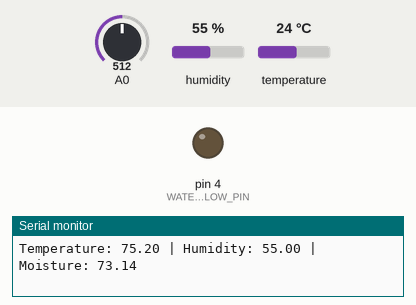
This sketch was run on a simulated Arduino Uno, built with avr-gcc and run on an emulated ATmega328P. Parts: output pins drawn as LEDs (lit = HIGH), the last lines printed to the serial monitor. Wiring (inferred from the names in the program): DHT11 sensor: data pin 2. The inputs (shaded band) are chosen by the test bench; at power-on: A0 = 512, humidity 55 %, temperature 24 °C. Pins used as bus, display or sensor lines are not drawn.

Above: at 1.2 s.
1.3 s: A0 set to 292
4.3 s: A0 set to 271
At 5.6 s:
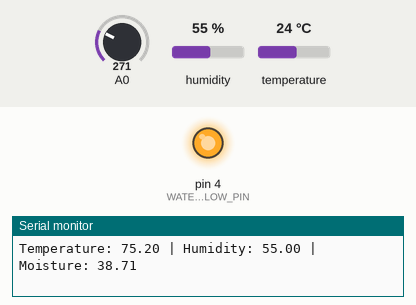
8.8 s: A0 set to 306
At 9.7 s:
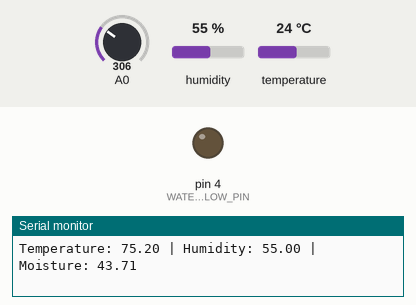
11.8 s: A0 set to 122
At 13.0 s:
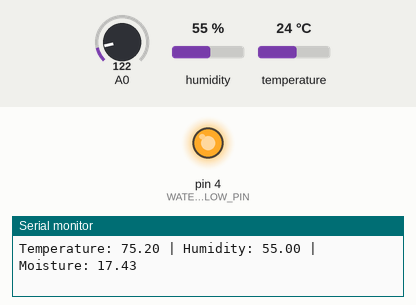
Timing chart, 0 to 14.8 s (numbered marks = the images above; inputs shaded):
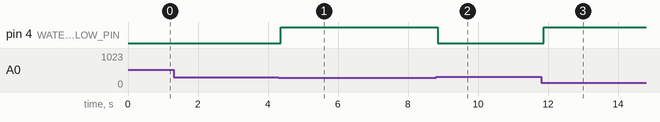

The sketch:

garden.ino
```cpp
/**
 * \file garden.ino
 * \brief This is the garden. It handles reading sensors and opening the water value when needed
 */

#include <Wire.h>

#include "moisture.h"
#include "dht.h"

//////////////////
// DIGITAL PINS //
//////////////////
#define TEMP_HUMID_PIN 2
#define WATER_FLOW_PIN 4
#define WATER_FLOW_POWER 7

/////////////////
// ANALOG PINS //
/////////////////
#define MOISTURE_PIN 0

// Define sensors
dht TempHumid;
moisture Moisture;

// Initialize sensor readings
double temperature = 0.0;
double humidity = 0.0;
double moisture = 0.0;

/**
 * \brief Initializes sensors, water flow relay, and i2c communication
 */
void setup() {
  Serial.begin(9600);

  // Initialize the Temperature and Humidity sensors
  Serial.println("Initializing...");
  Serial.print("Temperature and Humidity...");
  int chk = TempHumid.read11(TEMP_HUMID_PIN);
  if (chk == DHTLIB_OK)
    Serial.println("OK!");
  else
    Serial.println("ERROR!");

  // Initialize water flow signal and relay
  Serial.print("Water Flow Signal...");
  pinMode(WATER_FLOW_PIN, OUTPUT);
  Serial.println("OK!");

  Serial.print("Water Flow Relay...");
  pinMode(WATER_FLOW_POWER, OUTPUT);
  Serial.println("OK!");

  // Initialize i2c communication with WiFi Module
  Serial.print("WiFi Module...");
  Wire.begin(17);
  Wire.onRequest(sendReadings);
  Serial.println("OK!");
}

/**
 * \brief Gets sensor readings and turn on water flow based on predefined threshold
 */
void loop() {
  // Update sensors
  TempHumid.read11(TEMP_HUMID_PIN);
  Moisture.read(MOISTURE_PIN);

  readSensors(temperature, humidity, moisture);

  if (moisture <= 40)
    waterFlow(true);
  else
    waterFlow(false);
}

/**
 * \brief A toggle for the water flow. It is either on or off.
 */
void waterFlow(boolean flow) {
  if (flow == true)
    digitalWrite(WATER_FLOW_PIN, HIGH);
  else
    digitalWrite(WATER_FLOW_PIN, LOW);
}

/**
 * \brief Reads the current sensor readings and prints out the result
 */
void readSensors(double &_temperature, double &_humidity, double &_moisture) {
  _temperature = celsiusToFahrenheit(TempHumid.temperature);
  _humidity = TempHumid.humidity;
  _moisture = Moisture.moisture;

  printSensors(_temperature, _humidity, _moisture);
}

/**
 * \brief A function that is called when bytes are requested from the WiFi module through i2c
 */
void sendReadings(){
  i2cSend(temperature);
  i2cSend(humidity);
  i2cSend(moisture);
}

/**
 * \brief A helper function that sends sensor readings to the WiFi Module through i2c
 *
 * i2c sends data a byte at a time and the data type cannot be double or float,
 * so bit and decimal manipulation is needed. The sensor readings are multipled by 100
 * and is sent as an int with a length of 2 bytes. The first write is the high byte
 * of the readings. The second write is the low byte of the readings. The sensor readings
 * are divided by 100.0 by the WiFi Module to get the original result.
 */
void i2cSend(double reading){
  int toSend = reading * 100;

  byte toSendHigh = highByte(toSend);
  byte toSendLow = lowByte(toSend);

  Wire.write(toSendHigh);
  Wire.write(toSendLow);
}

/**
 * \brief A helper function that converts celsius to fahrenheit
 *
 * @return A the fahrenheit conversion of the temperature
 */
double celsiusToFahrenheit(double celsius){
  return celsius * 9 / 5 + 32;
}

/**
 * \brief Prints the temperature, humidity, and moisture sensor readings for debugging purposes
 */
void printSensors(double &_temperature, double &_humidity, double &_moisture){
  Serial.print("Temperature: ");
  Serial.print(_temperature);
  Serial.print(" | Humidity: ");
  Serial.print(_humidity);
  Serial.print(" | Moisture: ");
  Serial.println(_moisture);
}
```

dht.cpp
```cpp
//
//    FILE: dht.cpp
//  AUTHOR: Rob Tillaart
// VERSION: 0.1.22
// PURPOSE: DHT Temperature & Humidity Sensor library for Arduino
//     URL: http://arduino.cc/playground/Main/DHTLib
//
// HISTORY:
// 0.1.22 undo delayMicroseconds() for wakeups larger than 8
// 0.1.21 replace delay with delayMicroseconds() + small fix
// 0.1.20 Reduce footprint by using uint8_t as error codes. (thanks to chaveiro)
// 0.1.19 masking error for DHT11 - FIXED (thanks Richard for noticing)
// 0.1.18 version 1.16/17 broke the DHT11 - FIXED
// 0.1.17 replaced micros() with adaptive loopcount
//        removed DHTLIB_INVALID_VALUE
//        added  DHTLIB_ERROR_CONNECT
//        added  DHTLIB_ERROR_ACK_L  DHTLIB_ERROR_ACK_H
// 0.1.16 masking unused bits (less errors); refactored bits[]
// 0.1.15 reduced # micros calls 2->1 in inner loop.
// 0.1.14 replace digital read with faster (~3x) code => more robust low MHz machines.
//
// 0.1.13 fix negative temperature
// 0.1.12 support DHT33 and DHT44 initial version
// 0.1.11 renamed DHTLIB_TIMEOUT
// 0.1.10 optimized faster WAKEUP + TIMEOUT
// 0.1.09 optimize size: timeout check + use of mask
// 0.1.08 added formula for timeout based upon clockspeed
// 0.1.07 added support for DHT21
// 0.1.06 minimize footprint (2012-12-27)
// 0.1.05 fixed negative temperature bug (thanks to Roseman)
// 0.1.04 improved readability of code using DHTLIB_OK in code
// 0.1.03 added error values for temp and humidity when read failed
// 0.1.02 added error codes
// 0.1.01 added support for Arduino 1.0, fixed typos (31/12/2011)
// 0.1.00 by Rob Tillaart (01/04/2011)
//
// inspired by DHT11 library
//
// Released to the public domain
//

#include "dht.h"

/////////////////////////////////////////////////////
//
// PUBLIC
//

int8_t dht::read11(uint8_t pin)
{
    // READ VALUES
    int8_t result = _readSensor(pin, DHTLIB_DHT11_WAKEUP, DHTLIB_DHT11_LEADING_ZEROS);

    // these bits are always zero, masking them reduces errors.
    bits[0] &= 0x7F;
    bits[2] &= 0x7F;

    // CONVERT AND STORE
    humidity    = bits[0];  // bits[1] == 0;
    temperature = bits[2];  // bits[3] == 0;

    // TEST CHECKSUM
    // bits[1] && bits[3] both 0
    uint8_t sum = bits[0] + bits[2];
    if (bits[4] != sum)
    {
        return DHTLIB_ERROR_CHECKSUM;
    }
    return result;
}

int8_t dht::read(uint8_t pin)
{
    // READ VALUES
    int8_t result = _readSensor(pin, DHTLIB_DHT_WAKEUP, DHTLIB_DHT_LEADING_ZEROS);

    // these bits are always zero, masking them reduces errors.
    bits[0] &= 0x03;
    bits[2] &= 0x83;

    // CONVERT AND STORE
    humidity = (bits[0]*256 + bits[1]) * 0.1;
    temperature = ((bits[2] & 0x7F)*256 + bits[3]) * 0.1;
    if (bits[2] & 0x80)  // negative temperature
    {
        temperature = -temperature;
    }

    // TEST CHECKSUM
    uint8_t sum = bits[0] + bits[1] + bits[2] + bits[3];
    if (bits[4] != sum)
    {
        return DHTLIB_ERROR_CHECKSUM;
    }
    return result;
}

/////////////////////////////////////////////////////
//
// PRIVATE
//

int8_t dht::_readSensor(uint8_t pin, uint8_t wakeupDelay, uint8_t leadingZeroBits)
{
    // INIT BUFFERVAR TO RECEIVE DATA
    uint8_t mask = 128;
    uint8_t idx = 0;

    uint8_t data = 0;
    uint8_t state = LOW;
    uint8_t pstate = LOW;
    uint16_t zeroLoop = DHTLIB_TIMEOUT;
    uint16_t delta = 0;

    leadingZeroBits = 40 - leadingZeroBits; // reverse counting...

    // replace digitalRead() with Direct Port Reads.
    // reduces footprint ~100 bytes => portability issue?
    // direct port read is about 3x faster
    uint8_t bit = digitalPinToBitMask(pin);
    uint8_t port = digitalPinToPort(pin);
    volatile uint8_t *PIR = portInputRegister(port);

    // REQUEST SAMPLE
    pinMode(pin, OUTPUT);
    digitalWrite(pin, LOW); // T-be
    if (wakeupDelay > 8) delay(wakeupDelay);
    else delayMicroseconds(wakeupDelay * 1000UL);
    digitalWrite(pin, HIGH); // T-go
    pinMode(pin, INPUT);

    uint16_t loopCount = DHTLIB_TIMEOUT * 2;  // 200uSec max
    // while(digitalRead(pin) == HIGH)
    while ((*PIR & bit) != LOW )
    {
        if (--loopCount == 0) return DHTLIB_ERROR_CONNECT;
    }

    // GET ACKNOWLEDGE or TIMEOUT
    loopCount = DHTLIB_TIMEOUT;
    // while(digitalRead(pin) == LOW)
    while ((*PIR & bit) == LOW )  // T-rel
    {
        if (--loopCount == 0) return DHTLIB_ERROR_ACK_L;
    }

    loopCount = DHTLIB_TIMEOUT;
    // while(digitalRead(pin) == HIGH)
    while ((*PIR & bit) != LOW )  // T-reh
    {
        if (--loopCount == 0) return DHTLIB_ERROR_ACK_H;
    }

    loopCount = DHTLIB_TIMEOUT;

    // READ THE OUTPUT - 40 BITS => 5 BYTES
    for (uint8_t i = 40; i != 0; )
    {
        // WAIT FOR FALLING EDGE
        state = (*PIR & bit);
        if (state == LOW && pstate != LOW)
        {
            if (i > leadingZeroBits) // DHT22 first 6 bits are all zero !!   DHT11 only 1
            {
                zeroLoop = min(zeroLoop, loopCount);
                delta = (DHTLIB_TIMEOUT - zeroLoop)/4;
            }
            else if ( loopCount <= (zeroLoop - delta) ) // long -> one
            {
                data |= mask;
            }
            mask >>= 1;
            if (mask == 0)   // next byte
            {
                mask = 128;
                bits[idx] = data;
                idx++;
                data = 0;
            }
            // next bit
            --i;

            // reset timeout flag
            loopCount = DHTLIB_TIMEOUT;
        }
        pstate = state;
        // Check timeout
        if (--loopCount == 0)
        {
            return DHTLIB_ERROR_TIMEOUT;
        }

    }
    pinMode(pin, OUTPUT);
    digitalWrite(pin, HIGH);

    return DHTLIB_OK;
}
//
// END OF FILE
//
```

dht.h
```cpp
    //
//    FILE: dht.h
//  AUTHOR: Rob Tillaart
// VERSION: 0.1.22
// PURPOSE: DHT Temperature & Humidity Sensor library for Arduino
//     URL: http://arduino.cc/playground/Main/DHTLib
//
// HISTORY:
// see dht.cpp file
//

#ifndef dht_h
#define dht_h

#if ARDUINO < 100
#include <WProgram.h>
#include <pins_arduino.h>  // fix for broken pre 1.0 version - TODO TEST
#else
#include <Arduino.h>
#endif

#define DHT_LIB_VERSION "0.1.22"

#define DHTLIB_OK                   0
#define DHTLIB_ERROR_CHECKSUM       -1
#define DHTLIB_ERROR_TIMEOUT        -2
#define DHTLIB_ERROR_CONNECT        -3
#define DHTLIB_ERROR_ACK_L          -4
#define DHTLIB_ERROR_ACK_H          -5

#define DHTLIB_DHT11_WAKEUP         18
#define DHTLIB_DHT_WAKEUP           1

#define DHTLIB_DHT11_LEADING_ZEROS  1
#define DHTLIB_DHT_LEADING_ZEROS    6

// max timeout is 100 usec.
// For a 16 Mhz proc 100 usec is 1600 clock cycles
// loops using DHTLIB_TIMEOUT use at least 4 clock cycli
// so 100 us takes max 400 loops
// so by dividing F_CPU by 40000 we "fail" as fast as possible
#ifndef F_CPU
#define DHTLIB_TIMEOUT 1000  // ahould be approx. clock/40000
#else
#define DHTLIB_TIMEOUT (F_CPU/40000)
#endif

class dht
{
public:
    dht() {};
    // return values:
    // DHTLIB_OK
    // DHTLIB_ERROR_CHECKSUM
    // DHTLIB_ERROR_TIMEOUT
    // DHTLIB_ERROR_CONNECT
    // DHTLIB_ERROR_ACK_L
    // DHTLIB_ERROR_ACK_H
    int8_t read11(uint8_t pin);
    int8_t read(uint8_t pin);

    inline int8_t read21(uint8_t pin) { return read(pin); };
    inline int8_t read22(uint8_t pin) { return read(pin); };
    inline int8_t read33(uint8_t pin) { return read(pin); };
    inline int8_t read44(uint8_t pin) { return read(pin); };

    double humidity;
    double temperature;

private:
    uint8_t bits[5];  // buffer to receive data
    int8_t _readSensor(uint8_t pin, uint8_t wakeupDelay, uint8_t leadingZeroBits);
};
#endif
//
// END OF FILE
//
```

moisture.cpp
```cpp
/**
 * \file moisture.cpp
 * \brief Moisture sensor logic
 */

#include "moisture.h"

/**
 * Updates the moisture sensor readings
 */
moisture::read(uint8_t pin){
  double value = analogRead(pin);

  moisture = value / MOISTURE_RAW_MAX;
  moisture *= 100.0;
}

// TODO: Create a function that will minimize the jitters in readings
```

moisture.h
```cpp
/**
 * \file moisture.h
 * \brief Moisture sensor logic
 */

#ifndef moisture_h
#define moisture_h

#include <Arduino.h>

class moisture {
  public:
    moisture(){};
    read(uint8_t pin);

    double moisture;

  private:
    // Calibrated readings by having the moisture sensor dry and submerging in
    // a cup of water
    const double MOISTURE_RAW_MAX = 700.0;

    const double MOISTURE_SPEC_MIN = 20.0;
    const double MOISTURE_SPEC_MAX = 90.0;

    const double MOISTURE_PERCENT_MIN = 0.0;
    const double MOISTURE_PERCENT_MAX = 100.0;
};

#endif
```

Measured:
- the behaviour switches between 281 and 280 on A0 (found by bisection; images 0 and 1)
- after the input at 4.3 s, pin 4 (WATER_FLOW_PIN): LOW → HIGH after 0.06 s
- after the input at 8.8 s, pin 4 (WATER_FLOW_PIN): HIGH → LOW after 0.05 s
- after the input at 11.8 s, pin 4 (WATER_FLOW_PIN): LOW → HIGH after 0.08 s
